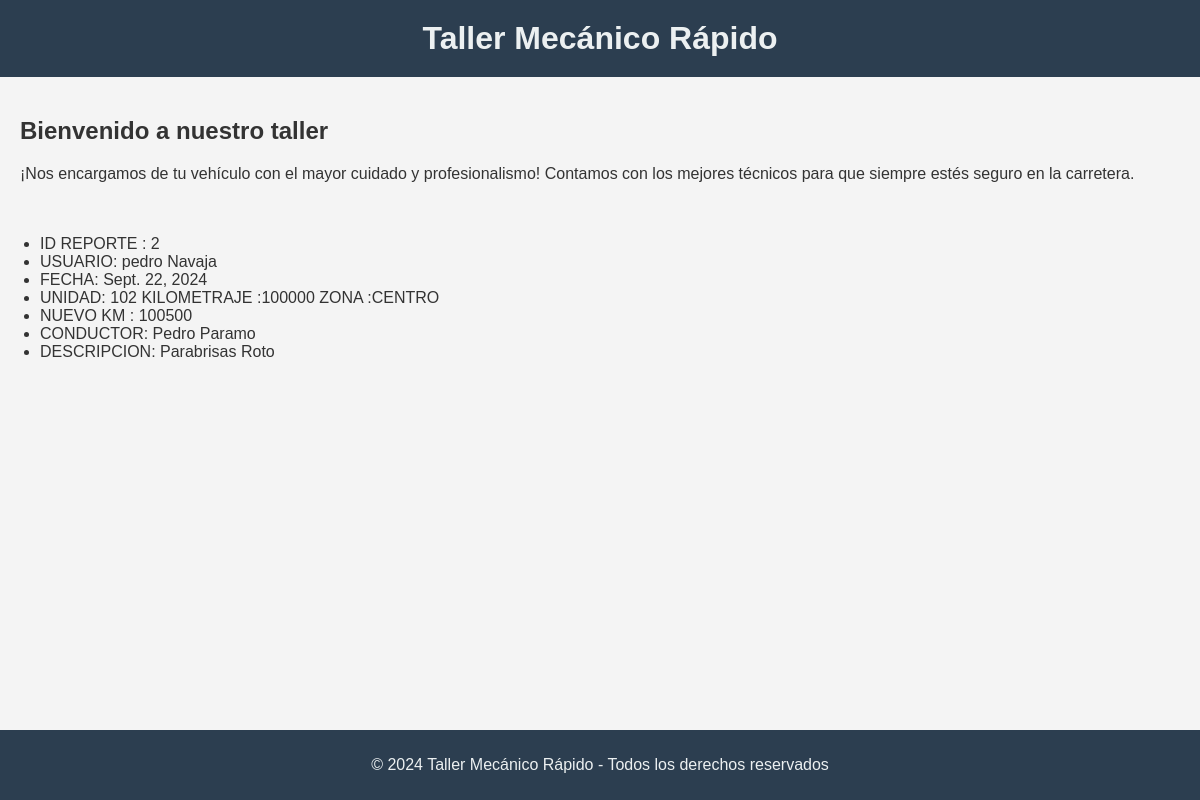
Screenshot of /reporte_operaciones/crear_reporte/2/ with the database file from the repository.
### reporte_operaciones/models.py (models this page shows, shortened)
class ReporteEntrada(models.Model):
    id_reporte = models.AutoField(primary_key=True)
    conductor = models.ForeignKey('Conductor', on_delete=models.DO_NOTHING)
    reporte_usuario = models.ForeignKey('UsuarioAutocar', on_delete=models.DO_NOTHING)
    fecha_entrada = models.DateField(auto_now_add=True)
    fecha_terminado = models.DateField(null=True, blank=True, default=None)
    unidad = models.ForeignKey('Vehiculos', on_delete=models.DO_NOTHING)
    descripcion_incidente = models.CharField(max_length=255)
    kilometraje_nuevo = models.CharField(max_length=10)

class UsuarioAutocar(AbstractUser):
    departamento = models.CharField(
        max_length=20,
        choices=Departamento.choices()
    )
    groups = models.ManyToManyField(
        'auth.Group',
        related_name='usuarioautocar_set',
        blank=True
    )
    user_permissions = models.ManyToManyField(
        'auth.Permission',
        related_name='usuarioautocar_permissions_set',
        blank=True
    )
    def __str__(self):
        return f"{self.first_name} {self.last_name} "

class Vehiculos(models.Model):
    id_vehiculo = models.AutoField(primary_key=True)  # Corrigiendo el error con primary_key
    numero_unidad = models.CharField(max_length=30)  # Agregar max_length
    modelo_unidad = models.CharField(max_length=30)
    año_unidad = models.CharField(max_length=30)
    zona_unidad = models.CharField(
        max_length=20,
        choices=ZonaVehiculos.choices()
    )
    kilometraje = models.CharField(max_length=10)
    def __str__(self):
        return f"{self.numero_unidad} "

class Conductor(models.Model):
    id_conductor = models.AutoField(primary_key=True)
    nombre_conductor = models.CharField(max_length=20)
    apellido_conductor = models.CharField(max_length=20)
    def __str__(self):
        return f"{self.nombre_conductor} {self.apellido_conductor} "

### reporte_operaciones/views.py (the view)
# urls.py: path("crear_reporte/<int:reporte_id>/",views.reporte_informacion,name="reporte_informacion"),
def reporte_informacion(request,reporte_id):
    try:
        reporte = ReporteEntrada.objects.get(id_reporte=reporte_id)
    except:
        raise HTTP404("El reporte no existe")
    return render(request, 'reporte_operaciones/reporte.html' ,{'reporte':reporte})

### reporte_operaciones/templates/reporte_operaciones/reporte.html (shortened to what this page needs)
{%extends 'reporte_operaciones/base_template.html'%}
    {%block contenido%}
    <div id="incidente_div">
        <ul>
                <li>ID REPORTE : {{ reporte.id_reporte }}</li>
                <li>USUARIO: {{ reporte.reporte_usuario }}</li>
                <li>FECHA: {{ reporte.fecha_entrada }}</li>
                <li>UNIDAD: {{ reporte.unidad }} KILOMETRAJE :{{reporte.unidad.kilometraje}} ZONA :{{reporte.unidad.zona_unidad}} </li>
                <li>NUEVO KM : {{reporte.kilometraje_nuevo}} </li>
                <li>CONDUCTOR: {{ reporte.conductor }}</li>
                <li>DESCRIPCION: {{ reporte.descripcion_incidente }} </li>
        </ul>
    </div>
    {%endblock%}

### static/css/estilos.css (style rules this page uses)
body { margin: 0; font-family: Arial, sans-serif; background-color: #f4f4f4; color: #333; }

### rows the page displays
ReporteEntrada: id_reporte "2", reporte_usuario "pedro Navaja", fecha_entrada "Sept. 22, 2024", unidad "102", unidad.kilometraje "100000", unidad.zona_unidad "CENTRO", kilometraje_nuevo "100500", conductor "Pedro Paramo", descripcion_incidente "Parabrisas Roto"
